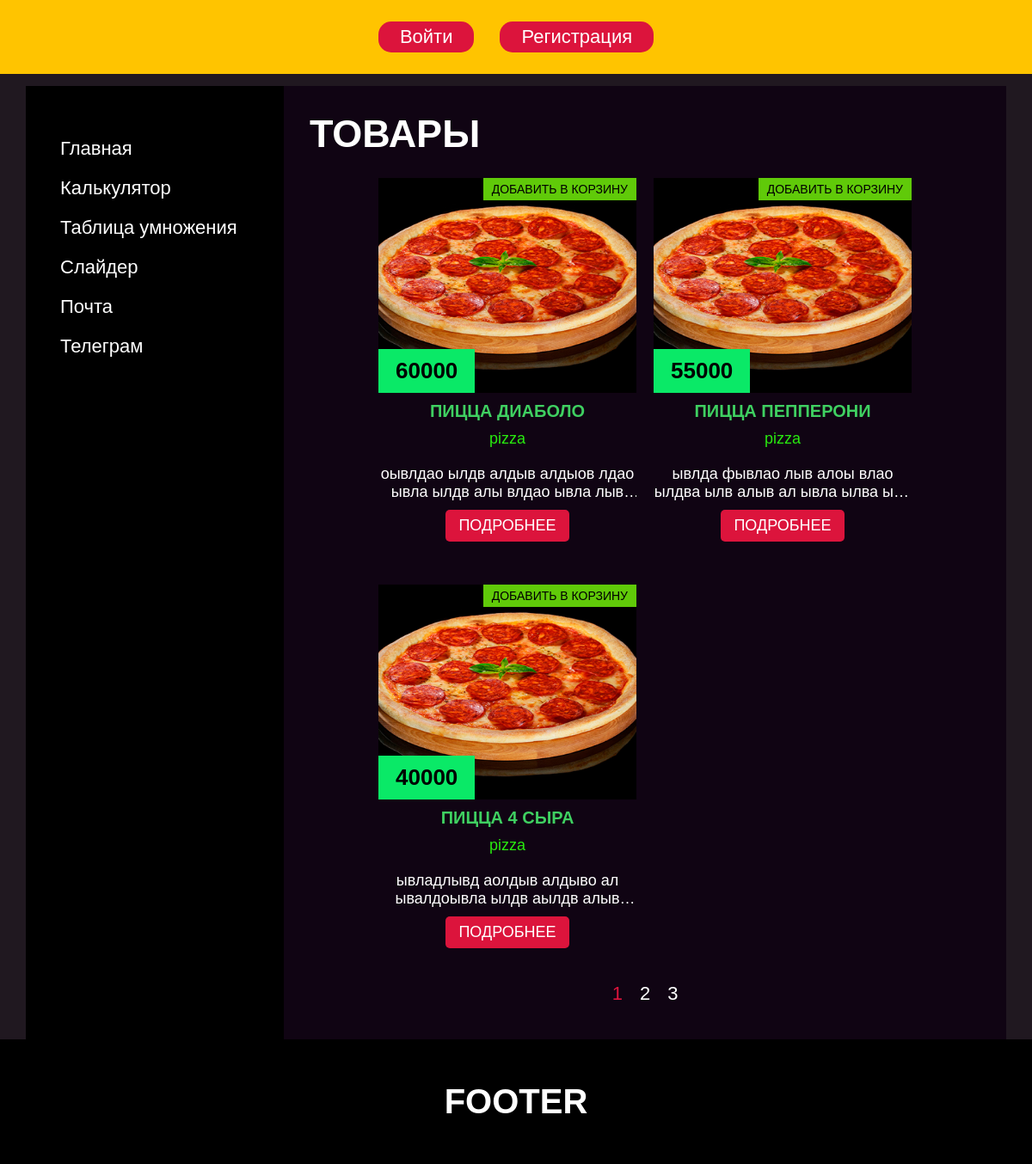
Screenshot of /?route=goods with the database file from the repository.
### tables this page shows
CREATE TABLE `goods` (
  `goods_id` int NOT NULL,
  `name` varchar(100) NOT NULL,
  `price` varchar(50) NOT NULL,
  `text` varchar(500) NOT NULL,
  `img` varchar(100) NOT NULL,
  `category` varchar(50) NOT NULL
);

### functions.php (called while the page is built, shortened)
<?
$pages = [
    'main'=>[
        'title'=>'Главная',
        'role'=>'usual'
    ],
    'self'=>[
        'title'=>'Профиль',
        'role'=>'auth'
    ],
    'comments'=>[
        'title'=>'Комментарии',
        'role'=>'auth'
    ],
    'change'=>[
        'title'=>'Изменение данных',
    ],
    'calc'=>[
        'title'=>'Калькулятор',
        'role'=>'usual'
    ],
    'table'=>[
        'title'=>'Таблица умножения',
        'role'=>'usual'
    ],
    'slider'=>[
        'title'=>'Слайдер',
        'role'=>'usual'
    ],
    'email'=>[
        'title'=>'Почта',
        'role'=>'usual'
    ],
    'telegram'=>[
        'title'=>'Телеграм',
        'role'=>'usual'
    ],
    'goods'=>[
        'title'=>'Товары',
        'role'=>'auth'
    ],
    'addGoods'=>[
        'title'=>'Добавить товар',
        'role'=>'admin'
    ],
    'login'=>[
        'title'=>'Войти',
    ],
    'register'=>[
        'title'=>'Регистрация',
    ],
    'changecomment'=>[
        'title'=>'Изменение комментария',
    ],
    'oneGood'=>[
        'title'=>'Информация о товаре',
    ],
    'order'=>[
        'title'=>'Ваш заказ',
    ],
    'category'=>[
        'title'=>'Категория',
    ],
];
function pdo(){
    $dbname = 'st-fr15-00';
    $dbuser = 'root';
    $dbpass = '';
    $host = '127.0.0.1';
    return new PDO("mysql:host=$host;dbname=$dbname;", $dbuser, $dbpass);
}
foreach($pages as $link => $value){
    if($_GET['route'] === $link){
        $route = $link;
        break;
    }
    else{
        $route = 'main';
    }
}
?>

### pages/goods.php (the view)
<div class="content">
    <h1 class="title"><?=$pages[$route]['title']?></h1>
    <div class="goods">
        <?
        $elements = 3;
        $countPages = pdo()->query("SELECT COUNT(*) FROM goods");
        $countPages = $countPages->fetch();
        $howMuch = ceil($countPages[0] / $elements);
        $thisPage = $_GET['page'] ?? 1;
        $off = $_GET['page'] ? +($_GET['page']-1) * $elements : 0;
        $myGoods = pdo()->prepare("SELECT * FROM goods ORDER by goods_id DESC LIMIT $elements OFFSET $off");
        $myGoods->execute();
        $myGoods = $myGoods->fetchAll(PDO::FETCH_ASSOC);
        foreach($myGoods as $food) :
        ?>
        <div class="goods__item">
            <div class="goods__img">
                <a href="./tools/addBusket.php?l=<?=$_SESSION['user_login']?>&g=<?=$food['goods_id']?>" class="goods__favourite">Добавить в корзину</a>
                <img src="<?=$food['img']?>" alt="" loading="lazy">
                <span class="goods__price"><?=$food['price']?></span>
            </div>
            <h3 class="goods__title"><?=$food['name']?></h3>
            <a href="/?route=category&s=<?=$food['category']?>" class="food__type"><?=$food['category']?></a>
            <p class="goods__descr"><?=$food['text']?></p>
            <a href="/?route=oneGood&food=<?=$food['goods_id']?>" class="goods__link">Подробнее</a>
        </div>
        <?endforeach;?>
    </div>
    <div class="pagination">
        <?for($i = 1; $i <= $howMuch; $i++) :?>
            <a href="/?route=goods&page=<?=$i?>" class="link <?=$thisPage == $i ? 'active' : ''?>"><?=$i?></a>
        <?endfor;?>
    </div>
</div>

### components/header.php (shortened to what this page needs)
<!DOCTYPE html>
<html lang="en">
<head>
    <link rel="stylesheet" href="./styles/style.css?<?=time()?>">
</head>
<body>
<header class="header">
    <nav class="header__nav">
        <?if(isset($_SESSION['user_login'])) :?>
            <div class="autentification">
                <?
                $co = pdo()->prepare("SELECT COUNT(*) FROM busket WHERE busket_login=?");
                $co->execute([$_SESSION['user_login']]);
                $co = $co->fetch();
                $logistic = pdo()->prepare("SELECT * FROM users WHERE login=? LIMIT 1");
                $logistic->execute([$_SESSION['user_login']]);
                $logistic = $logistic->fetch();
                ?>
                <a href="" class="user__name busket__btn">Корзина: <?=$co[0]?></a>
                <img src="<?=$logistic['img']?>" alt="user-avatar">
                <a href="" class="user__name"><?=$logistic['login']?></a>
                <a href="./tools/exit.php" class="exit">Выход</a>
            </div>
            <form class="goods__form" method="POST" action="/?route=order">
                <?
                if($co[0] > 0) :
                    $so = pdo()->prepare("SELECT * from busket WHERE busket_login=?");
                    $so->execute([$_SESSION['user_login']]);
                    $so = $so->fetchAll();
                    foreach($so as $bus) :
                        $info = pdo()->prepare("SELECT * FROM goods WHERE goods_id=?");
                        $info->execute([$bus['busket_good']]);
                        $info = $info->fetch();
                    ?>
                    <div class="goods__food-item">
                        <a href="../tools/delBusket.php?delItem=<?=$bus['busket_id']?>" class="goods__food-close">&#215;</a>
                        <input type="number" hidden name="busket-price<?=$bus['busket_id']?>" value="<?=$info['price']?>">
                        <img src="<?=$info['img']?>" alt="">
                        <div class="goods__food-txt">
                            <input class="input" value="<?=$info['name']?>" name="busket-dish<?=$bus['busket_id']?>" readonly>
                            <div class="goods__food-calc">
                                <a href="#" class="goods__button" data-symbol="-">-</a>
                                <input type="number" value="1" readonly class="goods-inp" name="dish-count<?=$bus['busket_id']?>">
                                <a href="#" class="goods__button" data-symbol="+">+</a>
                            </div>
                            <span class="goods__price"><?=$info['price']?></span>
                            <input type="number" hidden name="busket-order<?=$bus['busket_id']?>" value="<?=$bus['busket_id']?>">
                            <a href="/?route=oneGood&food=<?=$info['goods_id']?>" class="goods__link">Подробнее</a>
                        </div>
                    </div>
                    <?endforeach;?>
                    <button class="goods__link" style="width: max-content; margin: 0 auto;">Заказать</button>
                    <?else :?>
                        <p>Ваша корзина пуста</p>
                    <?endif;?>
                </form>
        <?else :?>
        <div class="login">
            <a href="/?route=login" class="login__link">Войти</a>
            <a href="/?route=register" class="login__link">Регистрация</a>
        </div>
        <?endif;?>
    </nav>
</header>

### index.php
<?
include_once('./functions.php');
include_once('./components/header.php');
?>
<main class="main">
    <div class="wrapper">
        <?
        include_once('./components/aside.php');
        include_once("./pages/$route.php");
        ?>
    </div>
</main>
<?include_once('./components/footer.php')?>

### components/aside.php (shortened to what this page needs)
<aside class="aside">
    <ul class="list">
        <?foreach($pages as $link=>$value) :?>
            <?if($value['role'] == 'usual' && !$_SESSION['user_login']) :?>
                <li><a href="/?route=<?=$link?>" class="link <?=$route === $link ? 'active' : ''?>"><?=$value['title']?></a></li>
            <?elseif($value['role'] && $value['role'] !== 'admin' && $_SESSION['user_login'] && $_SESSION['user_role'] == 'guest') :?>
                <li><a href="/?route=<?=$link?>" class="link <?=$route === $link ? 'active' : ''?>"><?=$value['title']?></a></li>
            <?elseif($value['role'] && $_SESSION['user_login'] && $_SESSION['user_role'] == 'admin') :?>
                <li><a href="/?route=<?=$link?>" class="link <?=$route === $link ? 'active' : ''?>"><?=$value['title']?></a></li>
            <?endif;?>
        <?endforeach;?>
    </ul>
</aside>

### components/footer.php (shortened to what this page needs)
    <footer>
        footer
    </footer>
</body>
</html>

### styles/style.css (style rules this page uses)
* { margin: 0; padding: 0; box-sizing: border-box; text-decoration: none; list-style: none; border: none; font-family: Arial, Helvetica, sans-serif; }
body { background: rgb(32, 24, 32); overflow-x: hidden; max-width: 1920px; width: 100%; margin: 0 auto; position: relative; top: 0; z-index: 5; }
.header { max-width: 1920px; width: 100%; margin: 0 auto; position: fixed; top: 0; z-index: 100; }
.wrapper { max-width: 1140px; width: 100%; display: flex; min-height: 75vh; margin: 0 auto; }
.login { display: flex; padding: 25px 0; background: rgb(255, 196, 0); justify-content: center; }
.login__link { display: block; padding: 5px 25px; border-radius: 15px; font-size: 22px; color: #fff; background: crimson; }
.login__link:first-child { margin-right: 30px; }
.aside { max-width: 300px; width: 100%; background: #000; flex-shrink: 0; padding: 50px 0 50px 30px; }
.link { display: block; padding: 10px; font-size: 22px; color: #fff; }
.link.active { color: crimson; }
.content { padding: 30px; background: rgb(16, 4, 19); flex-grow: 1; overflow: hidden; }
.title { color: #fff; font-size: 45px; text-transform: uppercase; margin-bottom: 25px; }
main { position: relative; z-index: 5; padding-top: 100px; }
.goods { display: grid; grid-template-columns: repeat(auto-fit, minmax(250px, 300px)); justify-content: center; grid-gap: 20px; }
.goods__item { display: flex; flex-direction: column; align-items: center; justify-content: space-between; margin-bottom: 30px; text-align: center; }
.goods img { width: 100%; display: block; height: 100%; }
.goods__favourite { display: block; margin-bottom: 10px; color: rgb(0, 0, 0); font-size: 14px; text-transform: uppercase; background: rgb(96, 202, 9); padding: 5px 10px; position: absolute; top: 0; right: 0; }
.goods__price { position: absolute; padding: 10px 20px; background: rgb(10, 233, 103); font-size: 26px; font-weight: bold; bottom: 0; left: 0; }
.goods__img { position: relative; width: 100%; height: 250px; }
.goods__title { font-size: 20px; color: rgb(63, 208, 97); text-transform: uppercase; padding: 10px 0; }
.goods__descr { display: -webkit-box; -webkit-line-clamp: 2; -webkit-box-orient: vertical; overflow: hidden; font-size: 18px; color: #fff; margin-bottom: 10px; text-overflow: ellipsis; }
.goods__link { display: block; color: #fff; background: crimson; padding: 8px 15px; border-radius: 5px; font-size: 18px; text-transform: uppercase; }
.food__type { color: rgb(41, 235, 15); font-size: 18px; margin-bottom: 20px; }
.pagination { display: flex; justify-content: center; }
.pagination .link.active { color: crimson; }
footer { padding: 50px 0; display: flex; align-items: center; justify-content: center; background: #000; color: #fff; font-size: 40px; text-transform: uppercase; position: relative; z-index: 5; font-weight: bold; }

### rows the page displays
goods: img (picture), price "60000", name "ПИЦЦА ДИАБОЛО", category "pizza", text "оывлдао ылдв алдыв алдыов лдао ывла ылдв алы влдао ывла…"
goods: img (picture), price "55000", name "ПИЦЦА ПЕППЕРОНИ", category "pizza", text "ывлда фывлао лыв алоы влао ылдва ылв алыв ал ывла ылва…"
goods: img (picture), price "40000", name "ПИЦЦА 4 СЫРА", category "pizza", text "ывладлывд аолдыв алдыво ал ывалдоывла ылдв аылдв…"

### other values shown
$value['title'] "Главная"
$value['title'] "Калькулятор"
$value['title'] "Таблица умножения"
$value['title'] "Слайдер"
$value['title'] "Почта"
$value['title'] "Телеграм"
$pages[$route]['title'] "ТОВАРЫ"
